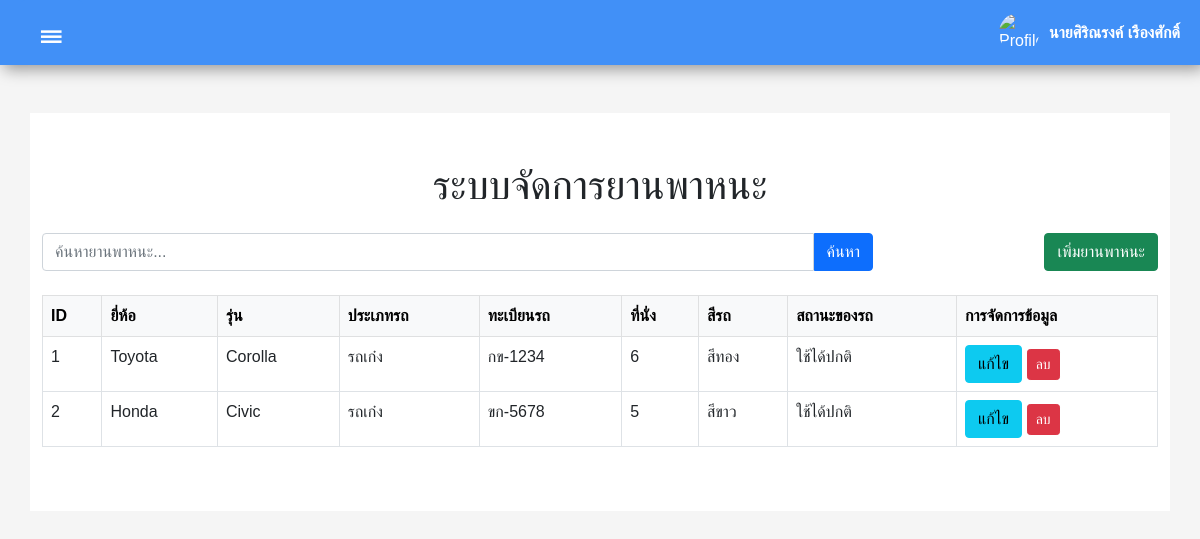
The page /admin/manage_car.php (signed in) on the database its author committed.
### tables this page shows
CREATE TABLE `cars` (
  `car_id` int(11) NOT NULL,
  `plate_number` varchar(15) NOT NULL,
  `brand` varchar(50) NOT NULL,
  `model` varchar(50) DEFAULT NULL,
  `car_type` varchar(30) NOT NULL,
  `province` varchar(50) NOT NULL,
  `color` varchar(20) NOT NULL,
  `seats` int(11) NOT NULL,
  `status` enum('ใช้ได้ปกติ','ยกเลิกการใช้งาน','บำรุงรักษา') DEFAULT 'ใช้ได้ปกติ',
  `create_date` timestamp NOT NULL DEFAULT current_timestamp(),
  `update_date` timestamp NOT NULL DEFAULT current_timestamp() ON UPDATE current_timestamp()
);

### admin/manage_car.php (the view, shortened to what this page needs)
<!DOCTYPE html>
<html lang="th">
<head>
    <link rel="stylesheet" href="../css/bootstrap.css">
</head>
<body>
    <?php
    require("headadmin.php");
    $search = isset($_GET['search']) ? $_GET['search'] : '';
    $sql = "SELECT * FROM cars WHERE plate_number LIKE '%$search%' OR brand LIKE '%$search%' OR model LIKE '%$search%' OR car_type LIKE '%$search%'";
    $result = mysqli_query($connect, $sql);
    ?>
    <div class="container py-5 mt-5" style="background-color: white;">
        <h1 class="text-center mb-4">ระบบจัดการยานพาหนะ</h1>
        <div class="row mb-3">
            <div class="col-md-9 mb-2">
                <form action="manage_car.php" method="GET" class="search-container">
                    <input type="text" name="search" class="form-control" placeholder="ค้นหายานพาหนะ..." value="<?php echo $search; ?>">
                    <button type="submit" class="btn btn-primary">ค้นหา</button>
                </form>
            </div>
            <div class="col-md-3 text-md-end">
                <button class="btn btn-success" onclick="window.location.href='add_car.php';">
                    <i class="fas fa-plus"></i> เพิ่มยานพาหนะ
                </button>
            </div>
        </div>
        <table class="table table-bordered table-hover">
            <thead class="table-light">
                <tr>
                    <th>ID</th>
                    <th>ยี่ห้อ</th>
                    <th>รุ่น</th>
                    <th>ประเภทรถ</th>
                    <th>ทะเบียนรถ</th>
                    <th>ที่นั่ง</th>
                    <th>สีรถ</th>
                    <th>สถานะของรถ</th>
                    <th>การจัดการข้อมูล</th>
                </tr>
            </thead>
            <tbody id="vehicleTable">
                <?php
                if (mysqli_num_rows($result) > 0) {
                    while ($row = mysqli_fetch_assoc($result)) {
                        echo "<tr>";
                        echo "<td>" . $row['car_id'] . "</td>";
                        echo "<td>" . $row['brand'] . "</td>";
                        echo "<td>" . $row['model'] . "</td>";
                        echo "<td>" . $row['car_type'] . "</td>";
                        echo "<td>" . $row['plate_number'] . "</td>";
                        echo "<td>" . $row['seats'] . "</td>";
                        echo "<td>" . $row['color'] . "</td>";
                        echo "<td>" . $row['status'] . "</td>";
                        echo "<td>
                            <a href='edit_car.php?car_id={$row['car_id']}' class='btn btn-info'>แก้ไข</a>
                            <a href='delete_car.php?car_id=" . $row['car_id'] . "' class='btn btn-danger btn-sm'
                            onclick='return confirm(\"คุณต้องการลบ " . htmlspecialchars($row['car_type'])." ทะเบียนรถ ".htmlspecialchars($row['plate_number'], ENT_QUOTES, 'UTF-8') . " ใช่หรือไม่?\");'>ลบ</a>
                        </td>";
                    }
                } else {
                    echo "<tr><td colspan='9' class='text-center'>ยังไม่มีข้อมูล</td></tr>";
                }
                ?>
            </tbody>
        </table>
    </div>
</body>
</html>

### admin/manage_car.php (style rules this page uses)
.search-container { display: flex; align-items: center; }
.search-container input { border-radius: 0.25rem 0 0 0.25rem; }
.search-container button { border-radius: 0 0.25rem 0.25rem 0; }

### admin/headadmin.php (style rules this page uses)
body { font-family: Arial, sans-serif; margin: 0; padding: 0; background-color: #f5f5f5; }

### rows shown on the page
cars: car_id "1", brand "Toyota", model "Corolla", car_type "รถเก๋ง", plate_number "กข-1234", seats "6", color "สีทอง", status "ใช้ได้ปกติ"
cars: car_id "2", brand "Honda", model "Civic", car_type "รถเก๋ง", plate_number "ขก-5678", seats "5", color "สีขาว", status "ใช้ได้ปกติ"

### other values the page prints
$_SESSION['fullname'] "นายศิริณรงค์ เรืองศักดิ์"
